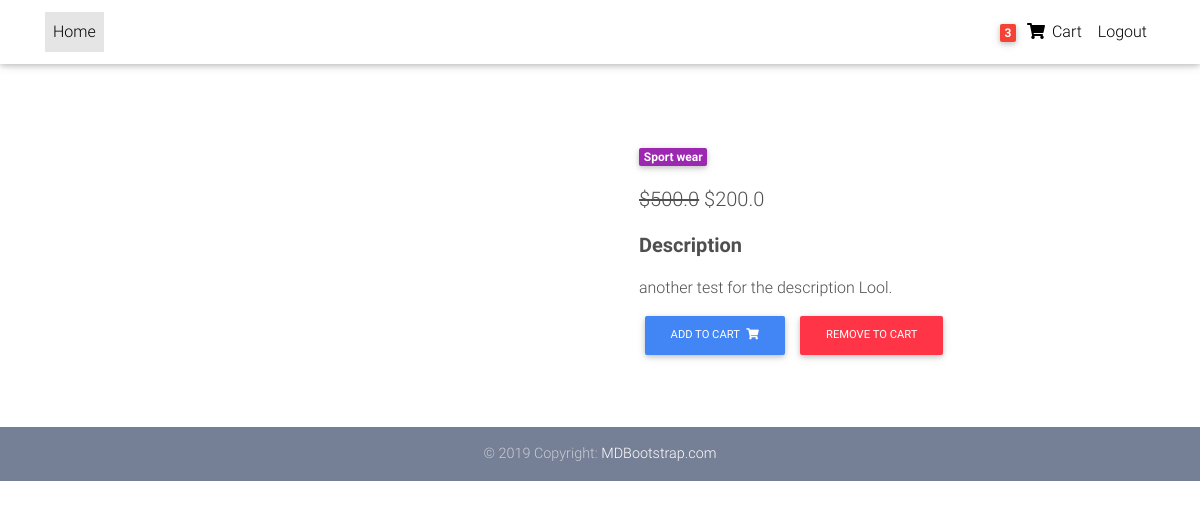
/product/laravel/ (signed in), run on the app's committed database.
### core/models.py (models this page shows, shortened)
class Order(models.Model):
    user         = models.ForeignKey(settings.AUTH_USER_MODEL, on_delete=models.CASCADE)
    items        = models.ManyToManyField(OrderItem,)
    start_date   = models.DateField(auto_now_add=True)
    ordered_date = models.DateField()
    ordered      = models.BooleanField(default=False)

class Item(models.Model):
    title          = models.CharField(max_length=100)
    price          = models.FloatField()
    discount_price = models.FloatField(default=False,blank=True,null=True)
    slug           = models.SlugField()
    category       = models.CharField(choices=CATEGORY_CHOSES,max_length=2)
    label          = models.CharField(choices=LABEL_CHOSES,max_length=1)
    description    = models.CharField(max_length=100)
    def get_add_to_cart_url(self):
        return reverse('core:add_to_cart', kwargs={'slug': self.slug})
    def get_remove_to_cart_url(self):
        return reverse('core:remove_from_cart', kwargs={'slug': self.slug})

### core/views.py (the view)
# urls.py: path('product/<slug>/', ProductDetail.as_view(), name='product'),
class ProductDetail(DetailView):
    model = Item
    template_name = 'product.html'

### core/templatetags/cart_template_tags.py (called while the page is built)
@register.filter
def cart_item_count(user):
    if user.is_authenticated:
        qs = Order.objects.filter(user=user, ordered=False)
        if qs.exists():
            return qs[0].items.count()
    else:
        return 0

### core/templates/product.html (shortened to what this page needs)
{% load static %}
{% load cart_template_tags %}
<!DOCTYPE html>
<html lang="en">
<head>
  <link rel="stylesheet" href="https://use.fontawesome.com/releases/v5.11.2/css/all.css">
  <link href="{% static 'css/bootstrap.min.css'%}" rel="stylesheet">
  <link href="{% static 'css/mdb.min.css'%}" rel="stylesheet">
  <link href="{% static 'css/style.min.css'%}" rel="stylesheet">
</head>
<body>
  <nav class="navbar fixed-top navbar-expand-lg navbar-light white scrolling-navbar">
    <div class="container">
      <div class="collapse navbar-collapse" id="navbarSupportedContent">
        <ul class="navbar-nav mr-auto">
          <li class="nav-item active">
            <a class="nav-link waves-effect" href="{% url 'core:home' %}">Home
            </a>
          </li>
        </ul>
        <ul class="navbar-nav nav-flex-icons">
          {% if user.is_authenticated %}
          <li class="nav-item">
            <a class="nav-link waves-effect">
              <span class="badge red z-depth-1 mr-1"> {{request.user|cart_item_count}} </span>
              <i class="fas fa-shopping-cart"></i>
              <span class="clearfix d-none d-sm-inline-block"> Cart </span>
            </a>
          </li>
          <li class="nav-item">
            <a class="nav-link waves-effect" href="{%url 'account_logout' %}">
              <span class="clearfix d-none d-sm-inline-block"> Logout </span>
            </a>
          </li>
          {%endif%}
        </ul>
      </div>
    </div>
  </nav>
  <main class="mt-5 pt-4">
    <div class="container dark-grey-text mt-5">
      <div class="row wow fadeIn">
        <div class="col-md-6 mb-4">
        </div>
        <div class="col-md-6 mb-4">
          <div class="p-4">
            <div class="mb-3">
              <a href="">
                <span class="badge purple mr-1">{{object.get_category_display}}</span>
              </a>
            </div>
            <p class="lead">
              {% if object.discount_price%}
              <span class="mr-1">
                <del>${{item.price}}</del>
              <span>${{item.discount_price}}</span>
              </span>
              {%else%}
              <span class="mr-1">
                <span>${{item.price}}</span>
              </span>
              {% endif %}
            </p>
            <p class="lead font-weight-bold">Description</p>
            <p>{{item.description}}.</p>
              <a href="{{object.get_add_to_cart_url}}" class="btn btn-primary btn-md my-0 p">Add to cart
                <i class="fas fa-shopping-cart ml-1"></i>
              </a>
              <a href="{{object.get_remove_to_cart_url}}" class="btn btn-danger btn-md my-0 p">Remove to cart
              </a>
          </div>
        </div>
      </div>
    </div>
  </main>
  <footer class="page-footer text-center font-small mt-4 wow fadeIn">
    <div class="footer-copyright py-3">
      © 2019 Copyright:
      <a href="https://mdbootstrap.com/education/bootstrap/" target="_blank"> MDBootstrap.com </a>
    </div>
  </footer>
</body>
</html>

### data on the page
Item: category "Sport wear", price "500.0", discount_price "200.0", description "another test for the description Lool"

### other printed values
{{ request.user|cart_item_count }} "3"
